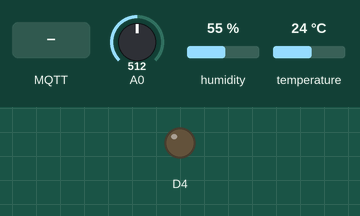
This sketch was run on a simulated ESP8266 (NodeMCU). Shown: output pins drawn as LEDs (lit = HIGH). The inputs (shaded band) are chosen by the test bench; at power-on: A0 = 512, humidity 55 %, temperature 24 °C. WiFi joins after 1.5 s; servers stay silent unless stated; no MQTT or app messages arrive unless stated; what the sketch prints to the serial monitor is not drawn.

Above: at 2.7 s.
2.8 s: MQTT message "0" arrives on the first subscribed topic
At 7.0 s:
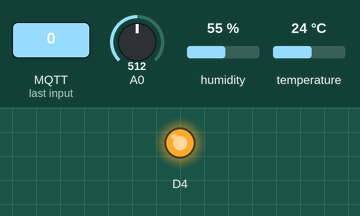
7.5 s: MQTT message "1" arrives on the first subscribed topic
At 10.6 s:
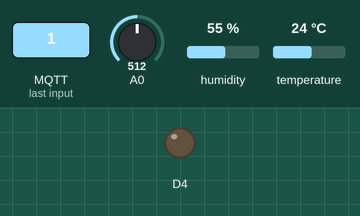
11.6 s: MQTT message "2" arrives on the first subscribed topic
At 15.5 s:
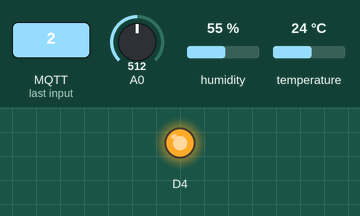
Timing chart, 0 to 17.0 s (numbered marks = the images above; inputs shaded):
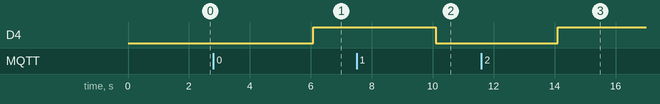

The sketch:

esp8266_code.ino
```cpp
#include <ESP8266WiFi.h>
#include <PubSubClient.h>
#include <DHT.h>

#define DUST_PARTICLE_DEVICE 0

#define DHTPIN D2
#define DHTTYPE DHT22
#define BUFFER_SIZE 2

const char* ssid = "bibi";
const char* password = "11223344";
const char* mqtt_server = "10.0.1.10";

WiFiClient espClient;
PubSubClient client(espClient);
long lastMsg = 0;
char msg[100];
char f_to_str_buff[30];
int value = 0;

int measure_idx = 0;
long measurement_time[BUFFER_SIZE];

#if DUST_PARTICLE_DEVICE
int dust_particles[BUFFER_SIZE];

#define DUST_LED_POWER D3
#else
float temperatures[BUFFER_SIZE];
float humidities[BUFFER_SIZE];
int air_qualities[BUFFER_SIZE];

DHT dht(DHTPIN, DHTTYPE);
#endif

void setup_wifi() {

  delay(10);
  // We start by connecting to a WiFi network
  Serial.println();
  Serial.print("Connecting to ");
  Serial.println(ssid);

  WiFi.begin(ssid, password);

  while (WiFi.status() != WL_CONNECTED) {
    delay(500);
    Serial.print(".");
  }

  Serial.println("");
  Serial.println("WiFi connected");
  Serial.println("IP address: ");
  Serial.println(WiFi.localIP());
}

void callback(char* topic, byte* payload, unsigned int length) {
  Serial.print("Message arrived [");
  Serial.print(topic);
  Serial.print("] ");
  for (int i = 0; i < length; i++) {
    Serial.print((char)payload[i]);
  }
  Serial.println();

  // Switch on the LED if an 1 was received as first character
  if ((char)payload[0] == '1') {
    digitalWrite(BUILTIN_LED, LOW);   // Turn the LED on (Note that LOW is the voltage level
    // but actually the LED is on; this is because
    // it is acive low on the ESP-01)
  } else {
    digitalWrite(BUILTIN_LED, HIGH);  // Turn the LED off by making the voltage HIGH
  }

}

void reconnect() {
  // Loop until we're reconnected
  while (!client.connected()) {
    Serial.print("Attempting MQTT connection...");
    // Attempt to connect
#if DUST_PARTICLE_DEVICE
    const char* device_name = "ESP8266ClientDust";
#else
    const char* device_name = "ESP8266Client";
#endif
    if (client.connect(device_name)) {
      Serial.println("connected");
      // Once connected, publish an announcement...
      client.publish("outTopic", "hello world");
      // ... and resubscribe
      client.subscribe("inTopic");
    } else {
      Serial.print("failed, rc=");
      Serial.print(client.state());
      Serial.println(" try again in 5 seconds");
      // Wait 5 seconds before retrying
      delay(5000);
    }
  }
}

void setup() {
#if DUST_PARTICLE_DEVICE
  pinMode(DUST_LED_POWER, OUTPUT);
#else
  pinMode(BUILTIN_LED, OUTPUT);     // Initialize the BUILTIN_LED pin as an output
#endif

  Serial.begin(115200);
  setup_wifi();
  client.setServer(mqtt_server, 1883);
  client.setCallback(callback);
}

void loop() {
  long now = millis();
  if ((now - lastMsg) < 2000) {
    delay(500);
    return;
  }

  if (measure_idx == BUFFER_SIZE) {
    // Send data
    Serial.println("Buffer is full -> sending data");

    if (!client.connected()) {
      reconnect();
    }
    client.loop();

    snprintf(msg, 100, "time: %d", now);
#if DUST_PARTICLE_DEVICE
    client.publish("dust_particles", msg);
#else
    client.publish("humidity", msg);
    client.publish("temperature", msg);
    client.publish("air_quality", msg);
#endif

    for (int i = 0; i < BUFFER_SIZE; ++i) {
#if DUST_PARTICLE_DEVICE
      snprintf (msg, 100, "%d,%d", measurement_time[i], dust_particles[i]);
      client.publish("dust_particles", msg);
#else
      dtostrf(humidities[i], 1, 5, f_to_str_buff);
      snprintf (msg, 100, "%d,%s", measurement_time[i], f_to_str_buff);
      client.publish("humidity", msg);

      dtostrf(temperatures[i], 1, 5, f_to_str_buff);
      snprintf (msg, 100, "%d,%s", measurement_time[i], f_to_str_buff);
      client.publish("temperature", msg);

      snprintf (msg, 100, "%d,%d", measurement_time[i], air_qualities[i]);
      client.publish("air_quality", msg);
#endif
    }

    // Reset buffer
    measure_idx = 0;
  }

  // Measure data
  measure();

  lastMsg = now;
}

void measure() {
  long now = millis();
  measurement_time[measure_idx] = now;

#if DUST_PARTICLE_DEVICE
  dust_particles[measure_idx] = analogRead(0);
#else
  humidities[measure_idx] = dht.readHumidity();
  temperatures[measure_idx] = dht.readTemperature();
  air_qualities[measure_idx] = analogRead(0);
#endif

  measure_idx += 1;
}
```

Measured:
- after the input at 2.8 s, D4: LOW → HIGH after 3.3 s
- after the input at 7.5 s, D4: HIGH → LOW after 2.6 s
- after the input at 11.6 s, D4: LOW → HIGH after 2.5 s
